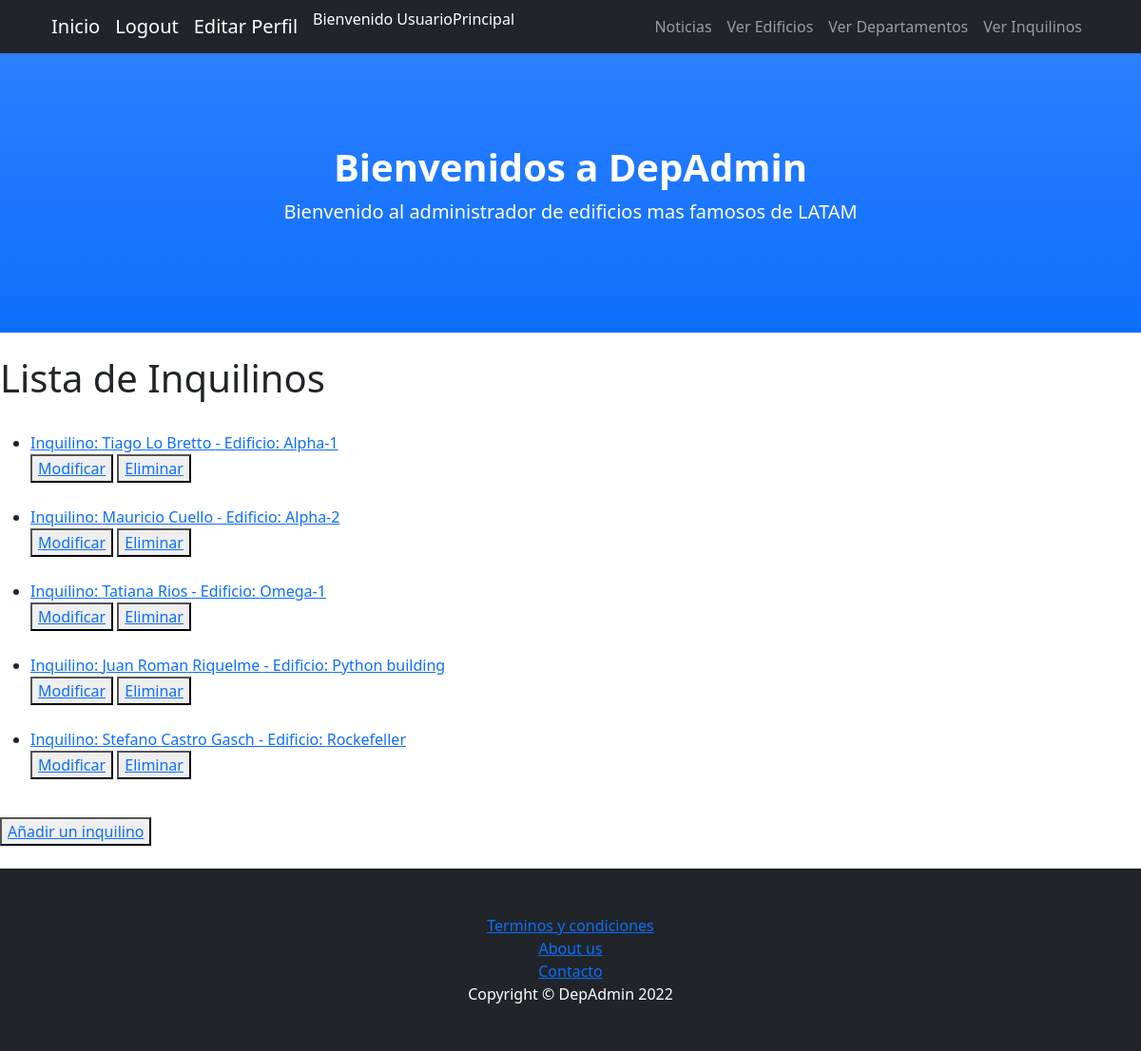
The page /BlogDepAdmin/lista-inquilinos (signed in) on the database its author committed.
### Administrador_De_Edificios/models.py (models this page shows, shortened)
class Inquilino(models.Model):
    nombre = models.CharField(max_length=30)
    apellido = models.CharField(max_length=30)
    celular = models.IntegerField()
    mail = models.EmailField(max_length=254)
    profesion = models.CharField(max_length=50)
    vive_En_Edificio = models.ForeignKey(Edificio, on_delete=models.CASCADE)
    vive_En_Departamento = models.ForeignKey(Departamento, on_delete=models.CASCADE)
    class Meta:
        ordering = ['vive_En_Edificio','apellido', 'nombre']

class Edificio(models.Model):
    nombre = models.CharField(max_length=30)
    calle = models.CharField(max_length=50)
    cantidad_De_Pisos = models.IntegerField()
    cantidad_De_Departamentos = models.IntegerField()
    tiene_SUM = models.BooleanField()
    class Meta:
        ordering = ['nombre']

### Administrador_De_Edificios/views.py (the view)
# urls.py: path('lista-inquilinos', InquilinoList.as_view(), name="ListaInquilinos"),
class InquilinoList(PermissionRequiredMixin,ListView):
    model = Inquilino
    permission_required = 'is_staff'
    template_name = "inquilino_list.html"
    context_object_name = "inquilinos"

### Administrador_De_Edificios/templates/inquilino_list.html
{% extends "padre.html"%}
{% load static %}
{% block contenidoQueCambia %}
<br>
<h1>Lista de Inquilinos </h1>
<br>
{% if inquilinos %}
<ul>
        {% for inquilino in inquilinos %}
        <li>
            <a href ="{% url 'DetalleInquilino' inquilino.id %}">
           Inquilino: {{inquilino.nombre}} {{inquilino.apellido}} - Edificio: {{inquilino.vive_En_Edificio.nombre}}
            </a>
        </li>
        <div>
            <button>
                <a href="{% url 'ModificarInquilino' inquilino.id %}"> Modificar </a>
            </button>
            <button>
                <a href="{% url 'BorrarInquilino' inquilino.id %}"> Eliminar </a>
            </button>
        </div>
        <br>
        {% endfor %}
</ul>
{% else %}
<p> No hay inquilinos <p>
{% endif %}
<button><a href="{% url 'CrearInquilino'%}"> Añadir un inquilino </a></button>
<br>
<br>
{% endblock %}

### Administrador_De_Edificios/templates/padre.html (shortened to what this page needs)
<!DOCTYPE html>
<html lang="en">
    <head>
        {% load static %}
        <link href="{% static 'Administrador_De_Edificios/css/styles.css' %}" rel="stylesheet" />
    </head>
    <body>
        <nav class="navbar navbar-expand-lg navbar-dark bg-dark fixed-top" id="mainNav">
            <div class="container px-4">
                <a class="navbar-brand" href="{% url 'Inicio' %}">Inicio</a>
                {% if user.is_authenticated %}
                    <a class="navbar-brand" href="{% url 'Logout' %}">Logout</a>
                    <a class="navbar-brand" href="{% url 'EditarPerfil' %}">Editar Perfil</a>
                    <p style="color:white;" >Bienvenido {{user.username}}</p>
                {% else %}
                    <a class="navbar-brand" href="{% url 'Login' %}">Login</a>
                    <a class="navbar-brand" href="{% url 'Registrar' %}">Registrarse</a>
                {% endif %}
                <div class="collapse navbar-collapse" id="navbarResponsive">
                    <ul class="navbar-nav ms-auto">
                        <li class="nav-item"><a class="nav-link" href="{% url 'ListaNoticias' %}">Noticias</a></li>
                        <li class="nav-item"><a class="nav-link" href="{% url 'ListaEdificios' %}">Ver Edificios</a></li>
                        <li class="nav-item"><a class="nav-link" href="{% url 'ListaDepartamentos' %}">Ver Departamentos</a></li>
                        {% if user.is_staff%}
                        <li class="nav-item"><a class="nav-link" href="{% url 'ListaInquilinos' %}">Ver Inquilinos</a></li>
                        {% endif %}
                    </ul>
                </div>
            </div>
        </nav>
        <header class="bg-primary bg-gradient text-white">
            <div class="container px-4 text-center">
                <h1 class="fw-bolder">Bienvenidos a DepAdmin</h1>
                <p class="lead">Bienvenido al administrador de edificios mas famosos de LATAM</p>
            </div>
        </header>
        {% block contenidoQueCambia %}
        {% endblock %}
        <footer class="py-5 bg-dark">
            <div class="container px-4"><p class="m-0 text-center text-white"><a href="{% url 'TerminosyCondiciones' %}">Terminos y condiciones</a></p></div>
            <div class="container px-4"><p class="m-0 text-center text-white"><a href="{% url 'SobreNosotros' %}">About us</a></p></div>
            <div class="container px-4"><p class="m-0 text-center text-white"><a href="{% url 'Contacto' %}">Contacto</a></p></div>
            <div class="container px-4"><p class="m-0 text-center text-white">Copyright &copy; DepAdmin 2022</p></div>
        </footer>
    </body>
</html>

### rows shown on the page
Inquilino: nombre "Tiago", apellido "Lo Bretto", vive_En_Edificio.nombre "Alpha-1"
Inquilino: nombre "Mauricio", apellido "Cuello", vive_En_Edificio.nombre "Alpha-2"
Inquilino: nombre "Tatiana", apellido "Rios", vive_En_Edificio.nombre "Omega-1"
Inquilino: nombre "Juan Roman", apellido "Riquelme", vive_En_Edificio.nombre "Python building"
Inquilino: nombre "Stefano", apellido "Castro Gasch", vive_En_Edificio.nombre "Rockefeller"

### other values the page prints
{{ user.username }} "UsuarioPrincipal"
